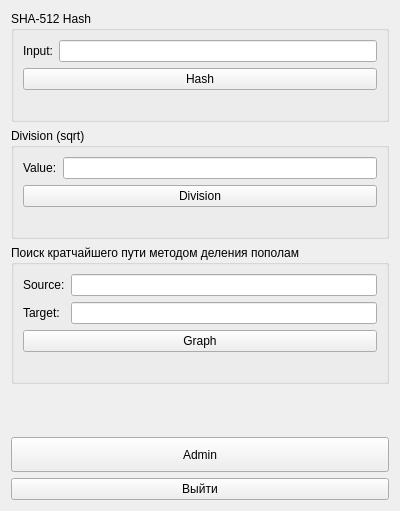
<?xml version="1.0" encoding="UTF-8"?>
<ui version="4.0">
 <class>mainwindow</class>
 <widget class="QWidget" name="mainwindow">
  <property name="geometry">
   <rect>
    <x>0</x>
    <y>0</y>
    <width>400</width>
    <height>511</height>
   </rect>
  </property>
  <property name="windowTitle">
   <string>Tasks</string>
  </property>
  <layout class="QVBoxLayout" name="verticalLayout">
   <item>
    <widget class="QGroupBox" name="shaGroup">
     <property name="title">
      <string>SHA-512 Hash</string>
     </property>
     <layout class="QGridLayout" name="shaLayout">
      <item row="0" column="0">
       <widget class="QLabel" name="label_sha_input">
        <property name="text">
         <string>Input:</string>
        </property>
       </widget>
      </item>
      <item row="0" column="1">
       <widget class="QLineEdit" name="shaInputEdit"/>
      </item>
      <item row="1" column="0" colspan="2">
       <widget class="QPushButton" name="shaButton">
        <property name="text">
         <string>Hash</string>
        </property>
       </widget>
      </item>
      <item row="2" column="0" colspan="2">
       <widget class="QLabel" name="shaResultLabel"/>
      </item>
     </layout>
    </widget>
   </item>
   <item>
    <widget class="QGroupBox" name="divGroup">
     <property name="title">
      <string>Division (sqrt)</string>
     </property>
     <layout class="QGridLayout" name="divLayout">
      <item row="0" column="0">
       <widget class="QLabel" name="label_div_input">
        <property name="text">
         <string>Value:</string>
        </property>
       </widget>
      </item>
      <item row="0" column="1">
       <widget class="QLineEdit" name="divInputEdit"/>
      </item>
      <item row="1" column="0" colspan="2">
       <widget class="QPushButton" name="divButton">
        <property name="text">
         <string>Division</string>
        </property>
       </widget>
      </item>
      <item row="2" column="0" colspan="2">
       <widget class="QLabel" name="divResultLabel"/>
      </item>
     </layout>
    </widget>
   </item>
   <item>
    <widget class="QGroupBox" name="graphGroup">
     <property name="title">
      <string>Поиск кратчайшего пути методом деления пополам</string>
     </property>
     <layout class="QGridLayout" name="graphLayout">
      <item row="0" column="0">
       <widget class="QLabel" name="label_graph_s">
        <property name="text">
         <string>Source:</string>
        </property>
       </widget>
      </item>
      <item row="0" column="1">
       <widget class="QLineEdit" name="graphSEdit"/>
      </item>
      <item row="1" column="0">
       <widget class="QLabel" name="label_graph_t">
        <property name="text">
         <string>Target:</string>
        </property>
       </widget>
      </item>
      <item row="1" column="1">
       <widget class="QLineEdit" name="graphTEdit"/>
      </item>
      <item row="2" column="0" colspan="2">
       <widget class="QPushButton" name="graphButton">
        <property name="text">
         <string>Graph</string>
        </property>
       </widget>
      </item>
      <item row="3" column="0" colspan="2">
       <widget class="QLabel" name="graphResultLabel"/>
      </item>
     </layout>
    </widget>
   </item>
   <item>
    <widget class="QLabel" name="outputLabel">
     <property name="text">
      <string/>
     </property>
    </widget>
   </item>
   <item>
    <widget class="QPushButton" name="adminButton">
     <property name="minimumSize">
      <size>
       <width>0</width>
       <height>35</height>
      </size>
     </property>
     <property name="text">
      <string>Admin</string>
     </property>
    </widget>
   </item>
   <item>
    <widget class="QPushButton" name="backButton">
     <property name="text">
      <string>Выйти</string>
     </property>
    </widget>
   </item>
  </layout>
 </widget>
 <resources/>
 <connections/>
</ui>
